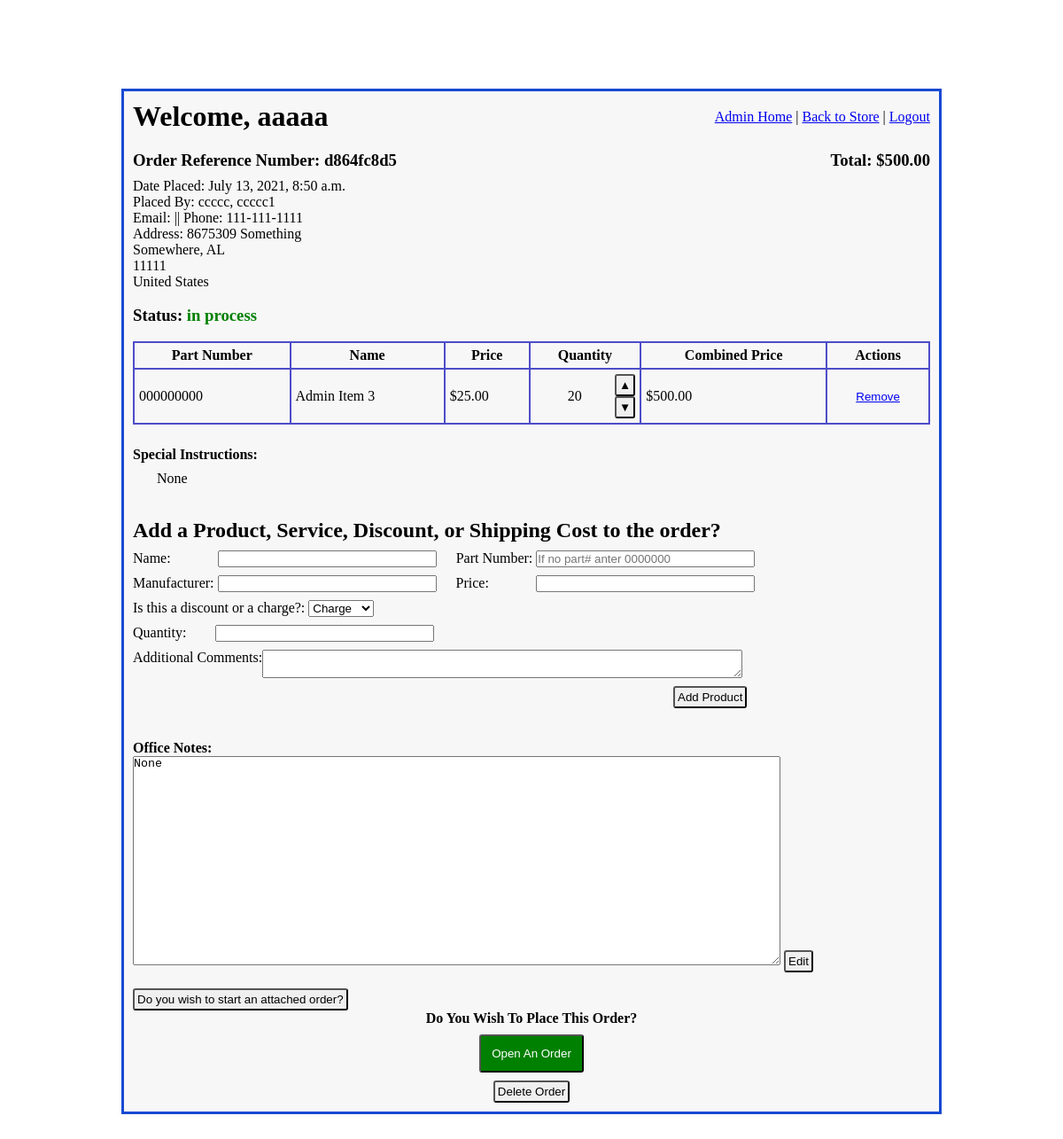
Screenshot of /admin_access/view_order/14 (signed in) with the database file from the repository.
### imgfield_app/models.py (models this page shows)
class User(models.Model):
    first_name = models.CharField(max_length=45)
    last_name = models.CharField(max_length=60)
    email = models.CharField(max_length=60)
    password = models.CharField(max_length=60)
    security_level = models.IntegerField()
    created_at = models.DateTimeField(auto_now_add=True)
    updated_at = models.DateTimeField(auto_now=True)
    objects = UserManager()

class Order(models.Model):
    ordered_by = models.ForeignKey(
        User,
        related_name="user_orders",
        on_delete=models.CASCADE
    )
    contact_info =  models.ForeignKey(
        ContactInfo,
        related_name="orders",
        on_delete = models.CASCADE,
        null=True, blank=True,
    )
    ref_number = models.CharField(max_length=10)
    total_price = models.DecimalField(decimal_places=2, max_digits=10, null=True, blank=True)
    status = models.CharField(max_length=27)
    special_instructions = models.TextField(null=True, blank=True)
    office_notes = models.TextField(null=True, blank=True)
    created_at = models.DateTimeField(auto_now_add=True)
    updated_at = models.DateTimeField(auto_now=True)
    objects = OrderManager()

class ContactInfo(models.Model):
    user = models.ManyToManyField(
        User,
        related_name="user_contact_infos"
    )
    address_1 = models.CharField(max_length=54)
    address_2 = models.CharField(max_length=54, null=True, blank=True)
    city = models.CharField(max_length=54)
    zip_code = models.IntegerField()
    state = models.CharField(max_length=54)
    country = models.CharField(max_length=54)
    phone = models.CharField(max_length=15)
    created_at = models.DateTimeField(auto_now_add=True)
    updated_at = models.DateTimeField(auto_now=True)
    objects = ContactInfoManager()

class OrderAdminItem(models.Model):
    adminitem_on_order = models.ForeignKey(
        AdminItem,
        related_name="order_of_adminitem",
        on_delete=models.CASCADE
    )
    order = models.ForeignKey(
        Order,
        related_name="order_adminitem",
        on_delete=models.CASCADE
    )
    quantity = models.IntegerField()
    combined_price = models.DecimalField(decimal_places=2, max_digits=10, null=True, blank=True)
    is_discount = models.BooleanField(default=False)
    created_at = models.DateTimeField(auto_now_add=True)
    updated_at = models.DateTimeField(auto_now=True)

class AdminItem(models.Model):
    name = models.CharField(max_length=108)
    part_number = models.CharField(max_length=27, null=True, blank= True)
    manufacturer = models.CharField(max_length=45, null=True, blank= True)
    price = models.DecimalField(decimal_places=2, max_digits=10, null=True, blank=True)
    is_discount = models.BooleanField(default=False)
    notes = models.TextField(null=True, blank= True)
    created_at = models.DateTimeField(auto_now_add=True)
    updated_at = models.DateTimeField(auto_now=True)
    objects = AdminItemManager()

### admin_app/views.py (the view)
# urls.py: path('view_order/<int:order_id>', views.view_order),
def view_order(request, order_id):
    if 'user_id' in request.session:
        logged_user = User.objects.get(id=request.session['user_id'])
        if logged_user.security_level > 4:
            order = Order.objects.get(id=order_id)
            all_orderproducts = OrderProduct.objects.filter(order=order)
            all_orderitems = OrderItem.objects.filter(order=order)
            all_order_adminitems = OrderAdminItem.objects.filter(order=order)
            context = {
                'logged_user': logged_user,
                'order': order,
                'products': all_orderproducts,
                'items': all_orderitems,
                'adminitems': all_order_adminitems,
            }
            return render(request, "admin_view_order.html", context)
    return redirect("/")

### admin_app/templates/admin_view_order.html (shortened to what this page needs)
<!DOCTYPE html>
<html lang="en">
<head>
    {% load static %}
    <link rel="stylesheet" href="{% static 'css/admin_main.css' %}">
    <link rel="stylesheet" href="{% static 'css/admin_view_quote.css' %}">
</head>
<body>
    <div id="wrapper">
        <div id="header">
            <h1>Welcome, {{ logged_user.first_name }}</h1>
            <div id="links">
                <a href="/admin_access">Admin Home</a> |
                <a href="/">Back to Store</a> |
                <a href="/signon/logout">Logout</a>
            </div>
        </div>
        <div id="content">
            <div id="quote_head">
                <h3>Order Reference Number: {{ order.ref_number }} </h3>
                <h3 id="total">Total: ${{ order.total_price }}</h3>
            </div>
            <div id="order_info">
                <p>Date Placed: {{order.created_at }}</p>
                <p>Placed By: {{ order.ordered_by.last_name }}, {{ order.ordered_by.first_name }}</p>
                <p>Email: {{ order.orderd_by.email }} || Phone: {{ order.contact_info.phone }}</p>
                <p>Address: {{ order.contact_info.address_1 }}</p>
                <p id="line3">{{ order.contact_info.city }}, {{ order.contact_info.state }}</p>
                <p id="line4">{{ order.contact_info.zip_code }}</p>
                <p id="line5">{{ order.contact_info.country }}</p>
                <h3> Status:
                    {% if order.status == "pending" %}
                        <span class="red">{{ order.status }}</span>
                    {% elif order.status == "in process" %}
                        <span class="green">{{ order.status }}</span>
                    {% else %}
                    <span>{{ order.status }}</span>
                    {% endif %}
                </h3>
            </div>
            <table>
                <tr>
                    <th>Part Number</th>
                    <th>Name</th>
                    <th>Price</th>
                    <th>Quantity</th>
                    <th>Combined Price</th>
                    {% if order.status == "in process" %}
                        <th>Actions</th>
                    {% endif %}
                </tr>
                {% for adminitem in adminitems %}
                    <tr>
                        <td>{{ adminitem.adminitem_on_order.part_number }}</td>
                        <td>{{ adminitem.adminitem_on_order.name }}</td>
                        {% if adminitem.is_discount %}
                            <td>-${{ adminitem.adminitem_on_order.price }}</td>
                        {% else %}
                            <td>${{ adminitem.adminitem_on_order.price }}</td>
                        {% endif %}
                        <td>
                            <div class="prod_quant">
                                <p>{{ adminitem.quantity }}</p>
                                {% if order.status == "in process" %}
                                    <div class="quant_btns">
                                        <form action="/admin_access/order_increase_adminitem_quantity" method="POST">
                                            <button class="add_btn">&#9650;</button>
                                        </form>
                                        {% if adminitem.quantity > 1 %}
                                            <form action="/admin_access/order_decrease_adminitem_quantity" method="POST">
                                                <button class="subt_btn">&#9660;</button>
                                            </form>
                                        {% endif %}
                                    </div>
                                {% endif %}
                            </div>
                        </td>
                        {% if adminitem.is_discount%}
                            <td>-${{ adminitem.combined_price }}</td>
                        {%else%}
                            <td>${{ adminitem.combined_price }}</td>
                        {% endif %}
                        {% if order.status == "in process" %}
                            <td class="actions">
                                <form action="/admin_access/remove_adminitem_from_order" method="POST">
                                    <button id="remove_btn">Remove</button>
                                </form>
                            </td>
                        {% endif %}
                    </tr>
                {% endfor %}
            </table>
            <div id="special_instructions">
                <h4>Special Instructions: </h4>
                <p>{{ order.special_instructions }}</p>
            </div>
            {% if order.status == "in process" %}
                <div id="add_adminitem">
                    <h2>Add a Product, Service, Discount, or Shipping Cost to the order?</h2>
                    <form action="/admin_access/process_add_adminitem_to_order" method="POST">
                        <p>Name:
                            <input id="name_input" type="text" name="name">
                            <span>Part Number:
                                <input id="part_number_input" type="text" name="part_number"
                                    placeholder="If no part# anter 0000000">
                            </span>
                        </p>
                        <p>Manufacturer:
                            <input id="manufacturer_input" type="text" name="manufacturer">
                            <span>Price:
                                <input id="price_input" type="text" name="price">
                            </span>
                        </p>
                        <p>Is this a discount or a charge?:
                            <select name="is_discount">
                                <option value="charge">Charge</option>
                            </select>
                        </p>
                        <p>Quantity: <input id="quantity_input" type="text" name="quantity"></p>
                        <div id="notes">
                            <p>Additional Comments:</p>
                            <textarea id="notes_input" name="notes"></textarea>
                        </div>
                        <button type="submit">Add Product</button>
                    </form>
                </div>
            {% endif %}
            <div id="office_notes">
                <h4>Office Notes: </h4>
                <form action="/admin_access/edit_order_off_notes" method="POST">
                    <textarea name="office_notes">{{ order.office_notes }}</textarea>
                    <button type="submit">Edit</button>
                </form>
            </div>
            <form action="/admin_access/attach_new_order" target="_blank" method="POST">
                <button type="submit">Do you wish to start an attached order?</button>
            </form>
            <div id="process_quote">
                {% if order.status == "pending" %}
                    <h4>Do You Wish To Begin Working On This Order?</h4>
                    <form action="/admin_access/begin_processing_order" method="POST">
                        {% csrf_token %}
                        <input type="hidden" name="order_id" value="{{ order.id }}">
                        <button id="begin_proc_btn" type="submit">Begin Processing</button>
                    </form>
                {% elif order.status == "in process" %}
                    <h4>Do You Wish To Place This Order?</h4>
                    <form action="/admin_access/process_order" method="POST">
                        <button id="begin_proc_btn" type="submit">Open An Order</button>
                    </form>
                {% else %}
                    <h2>Order Status: {{ order.status }}</h2>
                {% endif %}
            </div>
            <div id="dlt_quote_btn">
                {% if order.status == "pending" or order.status == "in process" %}
                    <button type="submit">
                        <a href="/admin_access/confirm_delete_order/{{ order.id }}">Delete Order</a>
                    </button>
                {% endif %}
            </div>
        </div>
    </div>
</body>
</html>

### admin_app/static/css/admin_main.css (style rules this page uses)
* { margin: 0; padding: 0; }
#wrapper { width: 900px; margin: 100px auto; border: 3px solid rgb(23, 73, 211); padding: 10px; background-color: #F7F7F7; }
#header { display: flex; margin-bottom: 20px; }
#header h1 { flex: 7; }
#links { padding-top: 10px; }
h2 { margin-bottom: 9px; }
button { padding: 3px; border-radius: 3px; }
.green { color: green; }

### admin_app/static/css/admin_view_quote.css (style rules this page uses)
#quote_head { display: flex; margin-bottom: 9px; }
#quote_head h3 { flex: 1; }
#total { text-align: right; }
#order_info { margin-bottom: 18px; }
#order_info h3 { margin-top: 18px; }
.green { color: green; }
table { width: 100%; border-collapse: collapse; margin-bottom: 25px; }
table, th, td { border: 2px solid rgb(77, 77, 201) }
th, td { padding: 5px; }
th { text-align: center; }
.prod_quant { display: flex; }
.prod_quant p { margin: auto; }
.quant_btns button { display: block; }
.actions { text-align: center; }
.actions button { border: none; text-decoration: underline; color: #0000EE; background-color: #F7F7F7; }
#special_instructions, #add_adminitem { margin-bottom: 36px; }
#special_instructions p { margin: 9px 0px 0px 27px; }
#add_adminitem form p { margin-bottom: 9px; }
#add_adminitem form input { width: 27%; }
#add_adminitem form p span { margin-left: 18px; }
#name_input { margin-left: 49px; }
#price_input { margin-left: 49px; }
#notes { display: flex; }
#quantity_input { margin-left: 29px; }
#add_adminitem textarea { width: 60%; }
#add_adminitem form button { margin: 9px 0px 0px 610px; }
#office_notes { margin-bottom: 18px; }
#office_notes textarea { width: 81%; height: 234px; }
#process_quote { text-align: center; }
#begin_proc_btn { margin: 9px 0px; background-color: green; color: white; padding: 12px; }
#dlt_quote_btn { text-align: center; }
#dlt_quote_btn a { text-decoration: none; color: black; }

### rows the page displays
User: first_name "aaaaa"
Order: ref_number "d864fc8d5", total_price "500.00", created_at "July 13, 2021, 8:50 a.m.", ordered_by.last_name "ccccc", ordered_by.first_name "ccccc1", contact_info.phone "111-111-1111", contact_info.address_1 "8675309 Something", contact_info.city "Somewhere", contact_info.state "AL", contact_info.zip_code "11111", contact_info.country "United States", status "in process", special_instructions "None", office_notes "None"
OrderAdminItem: adminitem_on_order.part_number "000000000", adminitem_on_order.name "Admin Item 3", adminitem_on_order.price "25.00", quantity "20", combined_price "500.00"
